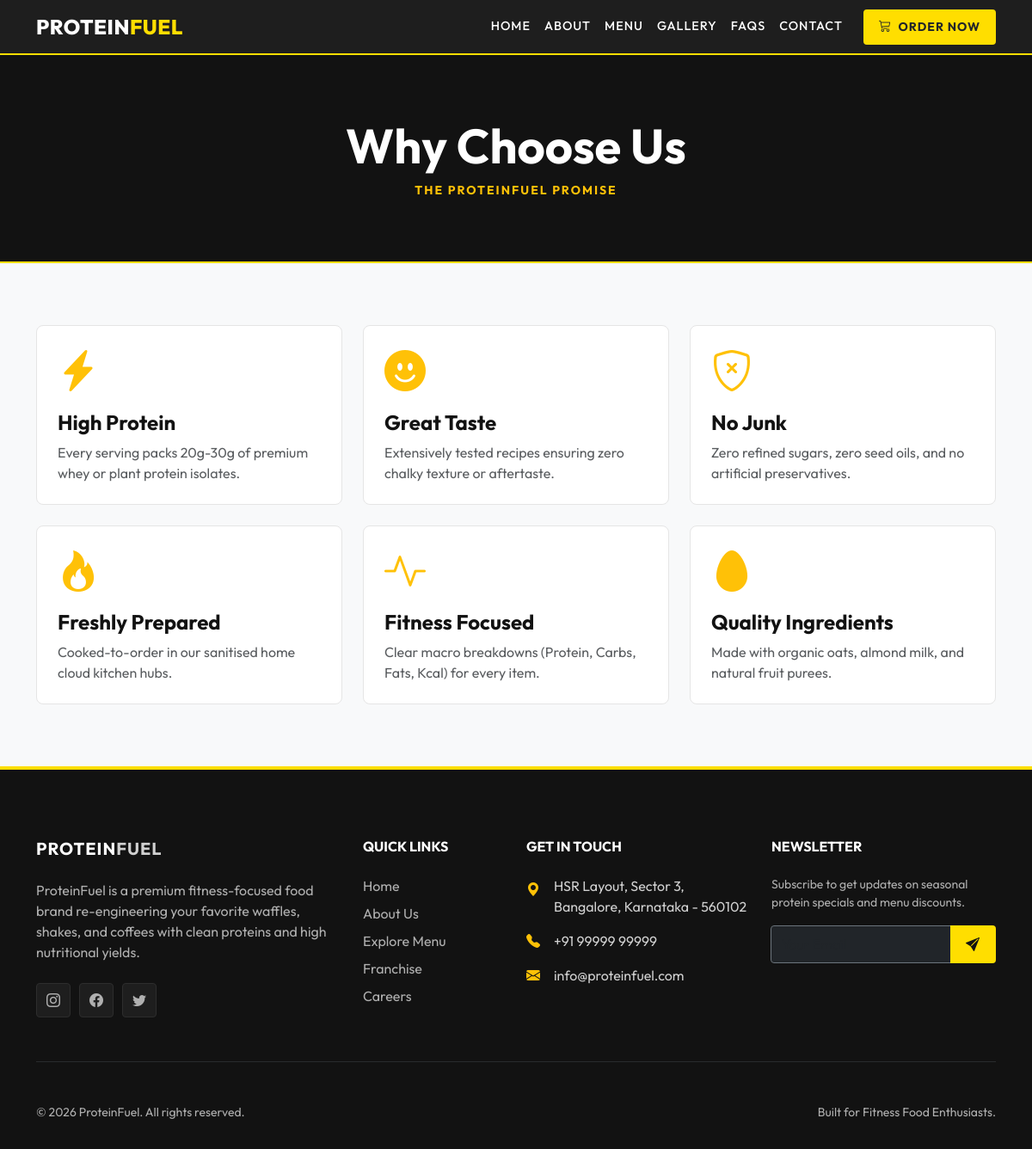
Page /why-choose/ on the committed database.
### apps/core/models.py (models this page shows, shortened)
class TimeStampedModel(models.Model):
    created_at = models.DateTimeField(auto_now_add=True)
    updated_at = models.DateTimeField(auto_now=True)
    class Meta:
        abstract = True

class WhyChooseItem(TimeStampedModel):
    title = models.CharField(max_length=100)
    description = models.TextField()
    icon_name = models.CharField(max_length=50, help_text="Bootstrap icon class name, e.g., 'lightning-fill'")
    is_active = models.BooleanField(default=True)
    display_order = models.PositiveIntegerField(default=0)
    class Meta:
        ordering = ['display_order', 'id']
        verbose_name = "Why Choose Card"
        verbose_name_plural = "Why Choose Cards"

class SingletonModel(models.Model):
    class Meta:
        abstract = True
    @classmethod
    def load(cls):
        obj, created = cls.objects.get_or_create(pk=1)
        return obj

class SiteSettings(SingletonModel, TimeStampedModel):
    site_name = models.CharField(max_length=100, default="ProteinFuel")
    logo = models.ImageField(upload_to="settings/", null=True, blank=True)
    logo_dark = models.ImageField(upload_to="settings/", null=True, blank=True)
    contact_email = models.EmailField(default="info@proteinfuel.com")
    contact_phone = models.CharField(max_length=20, default="+91 99999 99999")
    contact_address = models.TextField(default="Bangalore, India")
    footer_about = models.TextField(blank=True, default="ProteinFuel sells high protein waffles, shakes, coffees, and snacks to keep you active and fueled.")
    copyright_text = models.CharField(max_length=200, default="© 2026 ProteinFuel. All rights reserved.")
    google_analytics_id = models.CharField(max_length=50, blank=True, null=True, help_text="e.g., G-XXXXXXX")
    meta_title = models.CharField(max_length=100, blank=True, null=True)
    meta_description = models.TextField(blank=True, null=True)
    robots_txt = models.TextField(blank=True, null=True, default="User-agent: *\nAllow: /")
    sitemap_xml = models.TextField(blank=True, null=True)
    class Meta:
        verbose_name = "Site Settings"
        verbose_name_plural = "Site Settings"

class SocialLink(TimeStampedModel):
    platform_name = models.CharField(max_length=50, help_text="e.g. Instagram, Facebook, Twitter")
    url = models.URLField()
    icon_name = models.CharField(max_length=50, help_text="Bootstrap icon class name, e.g. 'instagram'")
    is_active = models.BooleanField(default=True)
    display_order = models.PositiveIntegerField(default=0)
    class Meta:
        ordering = ['display_order', 'id']

### apps/core/views.py (the view)
# urls.py: path('why-choose/', WhyChooseView.as_view(), name='why_choose'),
class WhyChooseView(TemplateView):
    template_name = 'core/why_choose.html'
    def get_context_data(self, **kwargs):
        context = super().get_context_data(**kwargs)
        context['why_choose_items'] = WhyChooseItem.objects.filter(is_active=True)
        return context

### apps/core/context_processors.py (called while the page is built)
def global_site_settings(request):
    settings = SiteSettings.load()
    social_links = SocialLink.objects.filter(is_active=True)
    header_categories = Category.objects.filter(is_active=True)[:6]
    return {
        'site_settings': settings,
        'social_links': social_links,
        'header_categories': header_categories,
    }

### templates/core/why_choose.html
{% extends 'base.html' %}
{% block content %}
    <section class="section-dark py-5 bg-dark text-center" style="border-bottom: 2px solid var(--primary-yellow);">
        <div class="container py-4">
            <h1 class="display-4 fw-bold text-white mb-2">Why Choose Us</h1>
            <p class="text-warning mb-0 text-uppercase fw-bold small" style="letter-spacing: 2px;">The ProteinFuel Promise</p>
        </div>
    </section>
    <section class="py-5">
        <div class="container py-4">
            <div class="row g-4">
                {% for item in why_choose_items %}
                <div class="col-lg-4 col-md-6">
                    <div class="premium-card p-4 h-100 d-flex flex-column">
                        <div class="icon-box text-warning mb-3">
                            <i class="bi bi-{{ item.icon_name }} display-5"></i>
                        </div>
                        <h4 class="fw-bold mb-2">{{ item.title }}</h4>
                        <p class="text-muted mb-0 flex-grow-1">{{ item.description }}</p>
                    </div>
                </div>
                {% empty %}
                <div class="col-12 text-center py-5">
                    <p class="text-muted">No details added yet. Add items in the admin panel under "Why Choose Cards".</p>
                </div>
                {% endfor %}
            </div>
        </div>
    </section>
{% endblock %}

### templates/base.html (shortened to what this page needs)
{% load static %}
<!DOCTYPE html>
<html lang="en">
<head>
    <link href="https://cdn.jsdelivr.net/npm/bootstrap@5.3.0/dist/css/bootstrap.min.css" rel="stylesheet">
    <link rel="stylesheet" href="https://cdn.jsdelivr.net/npm/bootstrap-icons@1.10.5/font/bootstrap-icons.css">
    <link rel="stylesheet" href="{% static 'css/style.css' %}">
</head>
<body>
    <nav class="navbar navbar-expand-lg navbar-dark navbar-custom sticky-top">
        <div class="container">
            <a class="navbar-brand" href="{% url 'core:home' %}">
                {% if site_settings.logo %}
                    <img src="{{ site_settings.logo.url }}" alt="{{ site_settings.site_name }}" height="40">
                {% else %}
                    PROTEIN<span>FUEL</span>
                {% endif %}
            </a>
            <div class="collapse navbar-collapse" id="navbarNav">
                <ul class="navbar-nav ms-auto align-items-lg-center">
                    <li class="nav-item">
                        <a class="nav-link {% if request.resolver_match.url_name == 'home' %}active{% endif %}" href="{% url 'core:home' %}">Home</a>
                    </li>
                    <li class="nav-item">
                        <a class="nav-link {% if request.resolver_match.url_name == 'about' %}active{% endif %}" href="{% url 'core:about' %}">About</a>
                    </li>
                    <li class="nav-item">
                        <a class="nav-link {% if request.resolver_match.app_name == 'catalog' %}active{% endif %}" href="{% url 'catalog:product_list' %}">Menu</a>
                    </li>
                    <li class="nav-item">
                        <a class="nav-link {% if request.resolver_match.url_name == 'gallery' %}active{% endif %}" href="{% url 'core:gallery' %}">Gallery</a>
                    </li>
                    <li class="nav-item">
                        <a class="nav-link {% if request.resolver_match.url_name == 'faq' %}active{% endif %}" href="{% url 'core:faq' %}">FAQs</a>
                    </li>
                    <li class="nav-item">
                        <a class="nav-link {% if request.resolver_match.url_name == 'contact' %}active{% endif %}" href="{% url 'core:contact' %}">Contact</a>
                    </li>
                    <li class="nav-item ms-lg-3 mt-2 mt-lg-0">
                        <a class="btn btn-yellow btn-sm py-2 px-3 text-dark font-weight-bold" href="{% url 'catalog:product_list' %}">
                            <i class="bi bi-cart3 me-1"></i> Order Now
                        </a>
                    </li>
                </ul>
            </div>
        </div>
    </nav>
    <main>
        {% block content %}{% endblock %}
    </main>
    <footer class="footer-custom">
        <div class="container">
            <div class="row g-4">
                <div class="col-lg-4 col-md-6">
                    <h5 class="text-uppercase fw-bold mb-4" style="letter-spacing: 1px;">
                        PROTEIN<span style="color: var(--primary-yellow);">FUEL</span>
                    </h5>
                    <p class="text-muted mb-4">
                        {{ site_settings.footer_about }}
                    </p>
                    <div class="d-flex">
                        {% for link in social_links %}
                        <a href="{{ link.url }}" class="footer-social-icon" target="_blank" title="{{ link.platform_name }}">
                            <i class="bi bi-{{ link.icon_name }}"></i>
                        </a>
                        {% endfor %}
                    </div>
                </div>
                <div class="col-lg-2 col-md-6 ms-lg-auto">
                    <h6 class="text-uppercase fw-bold mb-4">Quick Links</h6>
                    <ul class="list-unstyled">
                        <li class="mb-2"><a href="{% url 'core:home' %}">Home</a></li>
                        <li class="mb-2"><a href="{% url 'core:about' %}">About Us</a></li>
                        <li class="mb-2"><a href="{% url 'catalog:product_list' %}">Explore Menu</a></li>
                        <li class="mb-2"><a href="{% url 'core:franchise' %}">Franchise</a></li>
                        <li class="mb-2"><a href="{% url 'core:careers' %}">Careers</a></li>
                    </ul>
                </div>
                <div class="col-lg-3 col-md-6">
                    <h6 class="text-uppercase fw-bold mb-4">Get In Touch</h6>
                    <ul class="list-unstyled text-muted">
                        <li class="mb-3 d-flex align-items-start">
                            <i class="bi bi-geo-alt-fill text-warning me-3 mt-1"></i>
                            <span>{{ site_settings.contact_address }}</span>
                        </li>
                        <li class="mb-3 d-flex align-items-center">
                            <i class="bi bi-telephone-fill text-warning me-3"></i>
                            <span>{{ site_settings.contact_phone }}</span>
                        </li>
                        <li class="mb-3 d-flex align-items-center">
                            <i class="bi bi-envelope-fill text-warning me-3"></i>
                            <span>{{ site_settings.contact_email }}</span>
                        </li>
                    </ul>
                </div>
                <div class="col-lg-3 col-md-6">
                    <h6 class="text-uppercase fw-bold mb-4">Newsletter</h6>
                    <p class="text-muted small mb-3">Subscribe to get updates on seasonal protein specials and menu discounts.</p>
                    <form id="newsletter-form" class="input-group">
                        <input type="email" name="email" class="form-control bg-dark border-secondary text-white" placeholder="Your Email" required style="border-radius: 4px 0 0 4px;">
                        <button type="submit" class="btn btn-yellow" style="border-radius: 0 4px 4px 0; padding: 0.5rem 1rem;">
                            <i class="bi bi-send-fill"></i>
                        </button>
                    </form>
                </div>
            </div>
            <hr class="my-5 border-secondary">
            <div class="row align-items-center">
                <div class="col-md-6 text-center text-md-start text-muted small">
                    {{ site_settings.copyright_text }}
                </div>
                <div class="col-md-6 text-center text-md-end text-muted small mt-2 mt-md-0">
                    Built for Fitness Food Enthusiasts.
                </div>
            </div>
        </div>
    </footer>
</body>
</html>

### static/css/style.css (style rules this page uses)
:root { --primary-yellow: #FFDE00; --primary-yellow-hover: #E5C700; --dark-bg: #121212; --dark-card: #1E1E1E; --dark-border: #2D2D2D; --text-muted: #A0A0A0; --light-bg: #F8F9FA; --light-card: #FFFFFF; --light-border: #E5E5E5; --font-outfit: 'Outfit', sans-serif; --transition-smooth: all 0.3s cubic-bezier(0.4, 0, 0.2, 1); }
body { font-family: var(--font-outfit); background-color: var(--light-bg); color: var(--dark-bg); overflow-x: hidden; }
.section-dark { background-color: var(--dark-bg) !important; color: #ffffff !important; }
.navbar-custom { background-color: rgba(18, 18, 18, 0.95) !important; backdrop-filter: blur(10px); border-bottom: 2px solid var(--primary-yellow); transition: var(--transition-smooth); }
.navbar-custom .nav-link { color: #ffffff !important; font-weight: 500; text-transform: uppercase; font-size: 0.9rem; letter-spacing: 1px; transition: var(--transition-smooth); padding: 0.5rem 1rem; }
.navbar-custom .navbar-brand { font-weight: 800; font-size: 1.5rem; color: #ffffff !important; letter-spacing: 0.5px; }
.navbar-custom .navbar-brand span { color: var(--primary-yellow); }
.btn-yellow { background-color: var(--primary-yellow); color: var(--dark-bg); font-weight: 700; text-transform: uppercase; letter-spacing: 1px; border: 2px solid var(--primary-yellow); border-radius: 4px; padding: 0.75rem 1.75rem; transition: var(--transition-smooth); }
.premium-card { border: 1px solid var(--light-border); border-radius: 8px; background-color: var(--light-card); transition: var(--transition-smooth); overflow: hidden; }
.footer-custom { background-color: var(--dark-bg); color: #ffffff !important; border-top: 4px solid var(--primary-yellow); padding: 5rem 0 2rem; }
.footer-custom h5, .footer-custom h6, .footer-custom strong { color: #ffffff !important; }
.footer-custom p, .footer-custom span, .footer-custom li { color: #d0d0d0 !important; }
.footer-custom .text-muted { color: #b0b0b0 !important; }
.footer-custom a { color: #b0b0b0 !important; text-decoration: none; transition: var(--transition-smooth); }
.footer-social-icon { display: inline-flex; align-items: center; justify-content: center; width: 40px; height: 40px; border-radius: 4px; background-color: var(--dark-card); color: #ffffff !important; border: 1px solid var(--dark-border); margin-right: 10px; transition: var(--transition-smooth); }

### rows in the picture
WhyChooseItem: title "High Protein", description "Every serving packs 20g-30g of premium whey or plant protein isolates."
WhyChooseItem: title "Great Taste", description "Extensively tested recipes ensuring zero chalky texture or aftertaste."
WhyChooseItem: title "No Junk", description "Zero refined sugars, zero seed oils, and no artificial preservatives."
WhyChooseItem: title "Freshly Prepared", description "Cooked-to-order in our sanitised home cloud kitchen hubs."
WhyChooseItem: title "Fitness Focused", description "Clear macro breakdowns (Protein, Carbs, Fats, Kcal) for every item."
WhyChooseItem: title "Quality Ingredients", description "Made with organic oats, almond milk, and natural fruit purees."
SiteSettings: footer_about "ProteinFuel is a premium fitness-focused food brand re-engineering your favorite waffles, shakes, and coffees with clean proteins and high nutritional yields.", contact_address "HSR Layout, Sector 3, Bangalore, Karnataka - 560102", contact_phone "+91 99999 99999", contact_email "info@proteinfuel.com", copyright_text "© 2026 ProteinFuel. All rights reserved."
